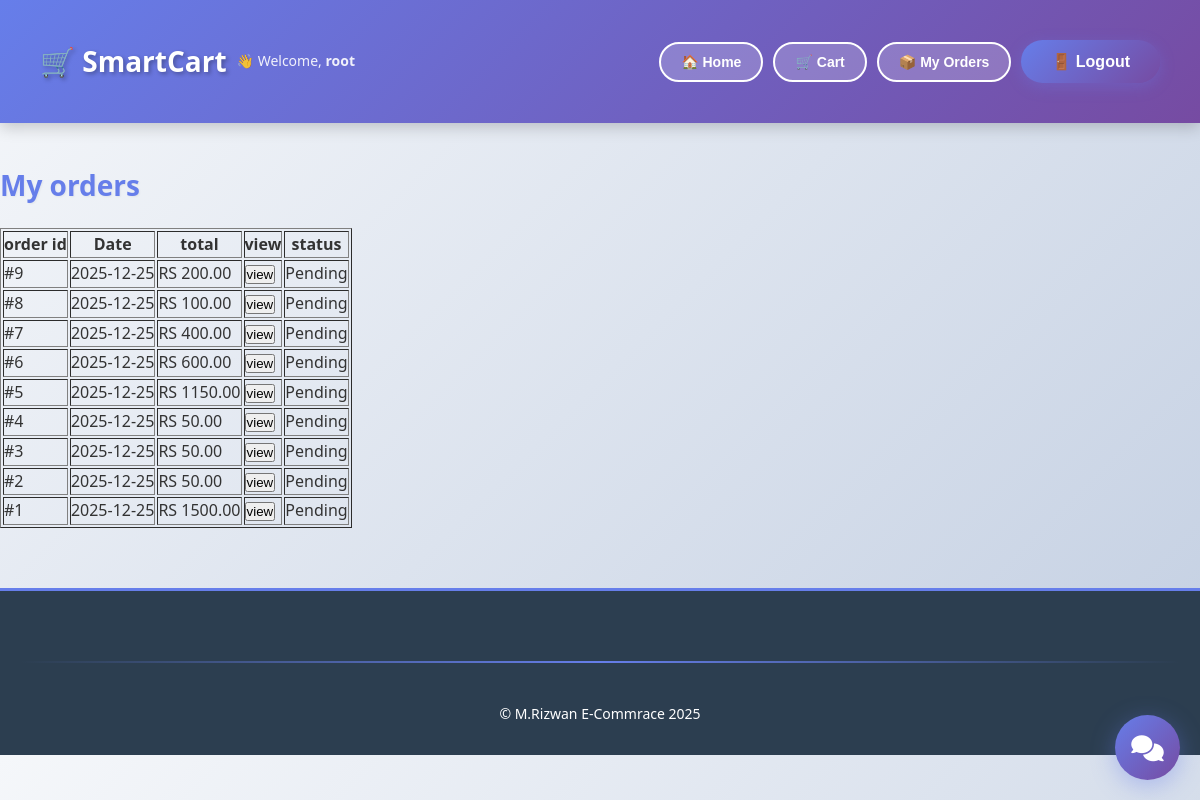
/orders/my-orders/ (signed in), run on an earlier commit of the app's database.
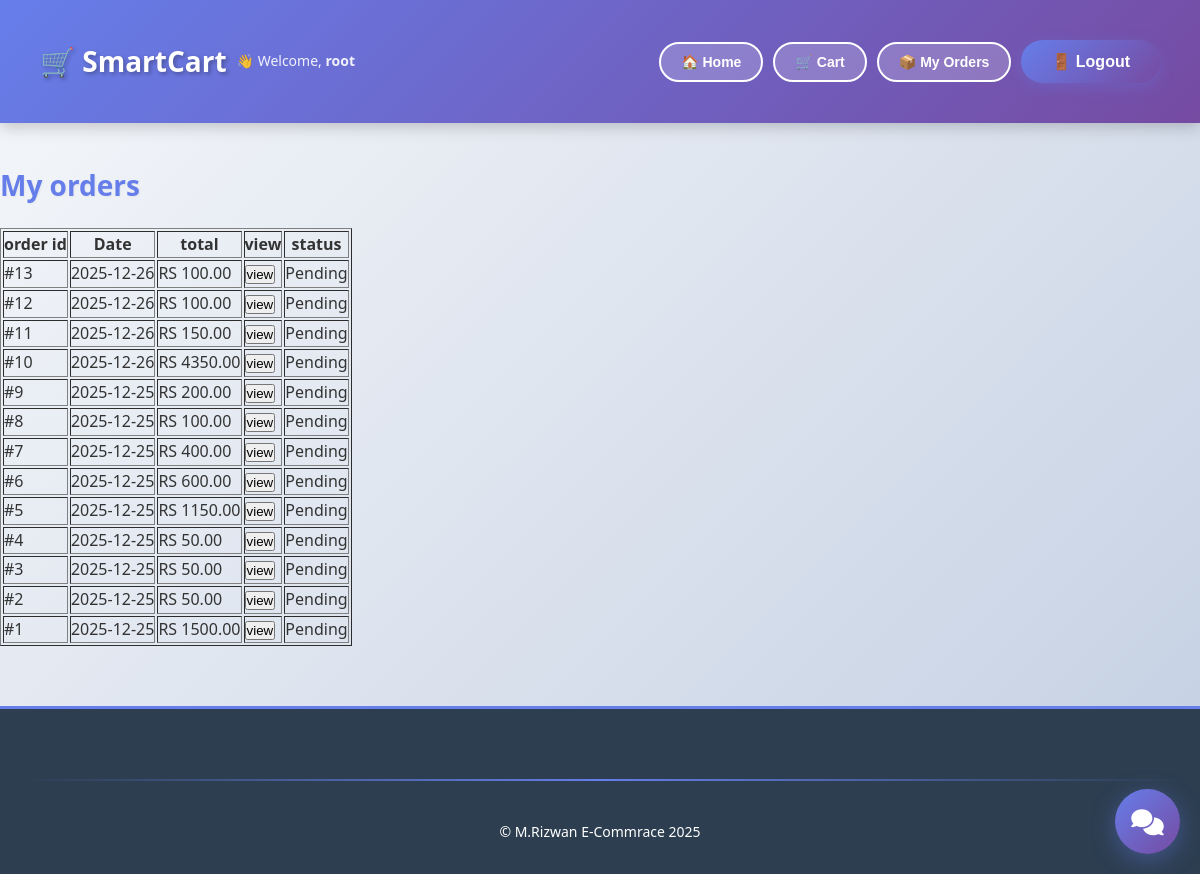
And on a later commit of the database.
### orders/models.py (models this page shows, shortened)
class Order(models.Model):
    STATUS_CHOICES= (
        ("pending", "pending"),
        ("processing", "processing"),
        ("shipped", "shipped"),
        ("delivered","delivered"),
        ("cancelled", "cancelled"),
    )
    PAYMENT_METHODS =(
        ("cod", "Cash on delivery"),
        ("stripe", "Stripe"),
    )
    user = models.ForeignKey(User, on_delete=models.CASCADE)
    total_price = models.DecimalField(max_digits=10, decimal_places=2)
    payment_method = models.CharField(max_length=20, choices=PAYMENT_METHODS)
    status = models.CharField(max_length=20, choices=STATUS_CHOICES , default="pending")
    created_at = models.DateTimeField(auto_now_add=True)
    is_paid = models.BooleanField(default=False)

### orders/views.py (the view)
# urls.py: path('my-orders/', MyOrderView.as_view(), name="my_orders"),
class MyOrderView(LoginRequiredMixin, ListView):
    model= Order
    template_name= "orders/my_order.html"
    context_object_name= "orders"
    def get_queryset(self):
        return Order.objects.filter(user=self.request.user).order_by("-created_at")

### ai_engine/tracking.py (called while the page is built, shortened)
    def __call__(self, request):
        response = self.get_response(request)
        return response

### templates/orders/my_order.html
{% extends "base.html" %}
{% block content %}
<h2>My orders</h2>
{% if orders %}
    <table border="1">
        <tr>
            <th>order id</th>
            <th>Date</th>
            <th>total</th>
            <th>view</th>
            <th>status</th>
        </tr>
        {% for order in orders %}
        <tr>
        <td>#{{order.id}} </td>
        <td>{{order.created_at|date:"Y-m-d" }} </td>
        <td>RS {{order.total_price}} </td>
        <td>
            <a href="{% url 'order_detail' order.id %}"><button>view</button></a>
        </td>
        <td>{{order.status|title}} </td>
        </tr>
        {% endfor %}
    </table>
{% else %}
<p>No order found.</p>
{% endif %}
{% endblock content %}

What changed in the data, as far as the page shows it:
added Order: id "13", created_at "2025-12-26", total_price "100.00", status "Pending"
added Order: id "12", created_at "2025-12-26", total_price "100.00", status "Pending"
added Order: id "11", created_at "2025-12-26", total_price "150.00", status "Pending"
added Order: id "10", created_at "2025-12-26", total_price "4350.00", status "Pending"
